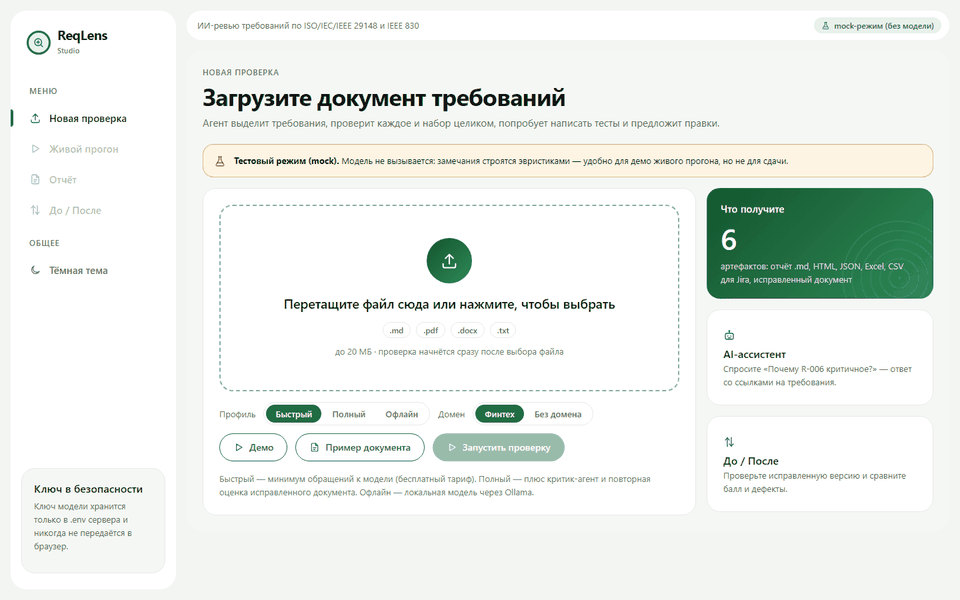
#> input picture docs/assets/live-run.gif, 960 x 600 px; its folder holds only this picture in this run
$ python site_images.py
#> lines starting #> are read from the running program, lines starting #| are printed output that depends on the picture
"""Картинки сайта: скриншоты интерфейса → WebP (site/img/). Запуск: python scripts/site_images.py

Полные экраны — 1200 px по ширине; иллюстрации карточек — кропы реального интерфейса 960×600; постер видео.
Источник — docs/assets/screenshot-*.png (их пересъёмка: python scripts/screenshots.py), после пересъёмки
запустите этот скрипт снова. Нужен Pillow (только для сборки картинок, не для агента).
"""
from __future__ import annotations

import shutil
import subprocess
from pathlib import Path

from PIL import Image

ROOT = Path(__file__).resolve().parent.parent
SRC, OUT = ROOT / "docs" / "assets", ROOT / "site" / "img"

FULL = ["doc-dark", "graph-dark", "tests-dark", "fixes-dark", "overview-dark", "studio-sources"]  # hero и вкладки
# кроп (x0, y0, x1, y1) в координатах 1440×900 → иллюстрация карточки «Возможностей» (960×600)
CROPS = {
    "f-probe": ("tests-dark", (300, 150, 1440, 860)),
    "f-report": ("doc-dark", (300, 330, 1440, 900)),
    "f-fix": ("fixes-dark", (300, 380, 1440, 900)),
    "f-guard": ("trace-dark", (300, 170, 1440, 760)),
    "f-graph": ("graph-dark", (300, 120, 1440, 860)),
    "f-studio": ("studio-sources", None),
}
VIDEO = ROOT / "docs" / "assets" / "demo-60s.mp4"


def save(im: Image.Image, name: str, width: int) -> None:
    im = im.convert("RGB")
    h = round(im.height * width / im.width)
    im.resize((width, h), Image.LANCZOS).save(OUT / f"{name}.webp", "WEBP", quality=78, method=6)


def main() -> None:
    OUT.mkdir(parents=True, exist_ok=True)
    for n in FULL:
        p = SRC / f"screenshot-{n}.png"
        if p.exists():
            im = Image.open(p)
            th = round(im.width * 10 / 16)  # полные экраны — 16:10 (длинные снимки страницы обрезаются сверху)
            save(im.crop((0, 0, im.width, th)) if im.height > th else im, n, 1200)
    for name, (src, box) in CROPS.items():
        p = SRC / f"screenshot-{src}.png"
        if not p.exists():
            continue
        im = Image.open(p)
        if box:
            sx, sy = im.width / 1440, im.height / 900
            im = im.crop((round(box[0] * sx), round(box[1] * sy), round(box[2] * sx), round(box[3] * sy)))
        # в пропорцию 16:10 — по центру сверху
        w, h = im.size
        th = round(w * 10 / 16)
        im = im.crop((0, 0, w, min(h, th))) if h >= th else im
        save(im, name, 960)
    # постер видео «ReqLens за 60 секунд» — кадр на 12-й секунде (нужен ffmpeg; без него браузер покажет первый кадр)
    if VIDEO.exists() and shutil.which("ffmpeg"):
        png = OUT / "demo-poster.png"
        subprocess.run(["ffmpeg", "-loglevel", "error", "-y", "-ss", "12", "-i", str(VIDEO), "-frames:v", "1", str(png)], check=True)
        save(Image.open(png), "demo-poster", 1280)
        png.unlink()
    gif = SRC / "live-run.gif"  # кадр живого прогона — фон блока, пока GIF загружается (и на снимках страницы)
    if gif.exists():
        g = Image.open(gif)
#> g is the input picture: PIL image 960x600 P; mean R, G, B 235, 239.7, 235.6
        g.seek(g.n_frames - 1)
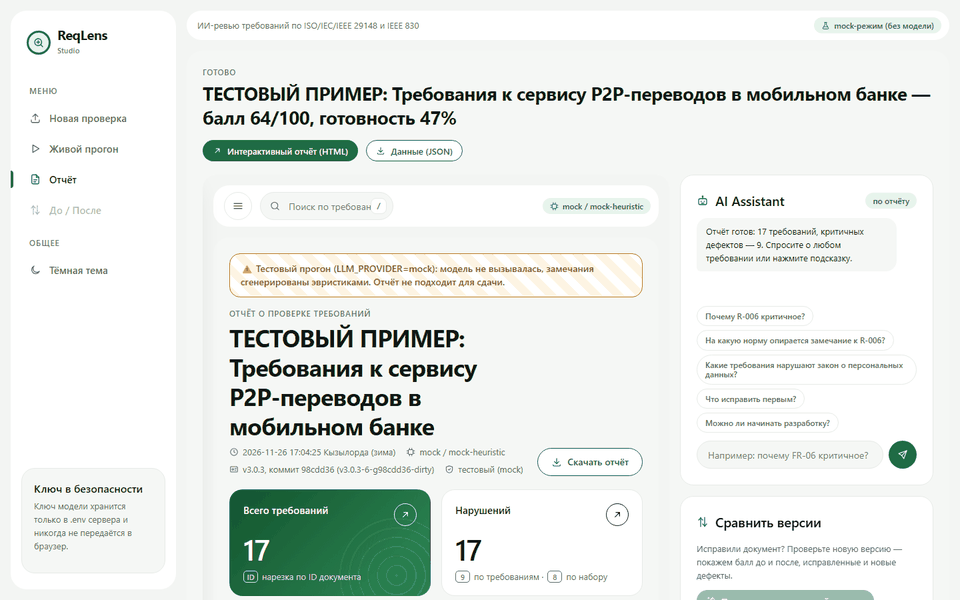
#> g: PIL image 960x600 RGB; mean R, G, B 231.4, 236.1, 232.3
        save(g.convert("RGB"), "live-poster", 960)
    for old in OUT.glob("*.webp"):  # убрать картинки, которых больше нет в списках
        if old.stem not in {*FULL, *CROPS, "demo-poster", "live-poster"}:
            old.unlink()
    total = sum(f.stat().st_size for f in OUT.glob("*.webp"))
    print(f"site/img: {len(list(OUT.glob('*.webp')))} файлов, {total // 1024} КБ")


if __name__ == "__main__":
    main()
